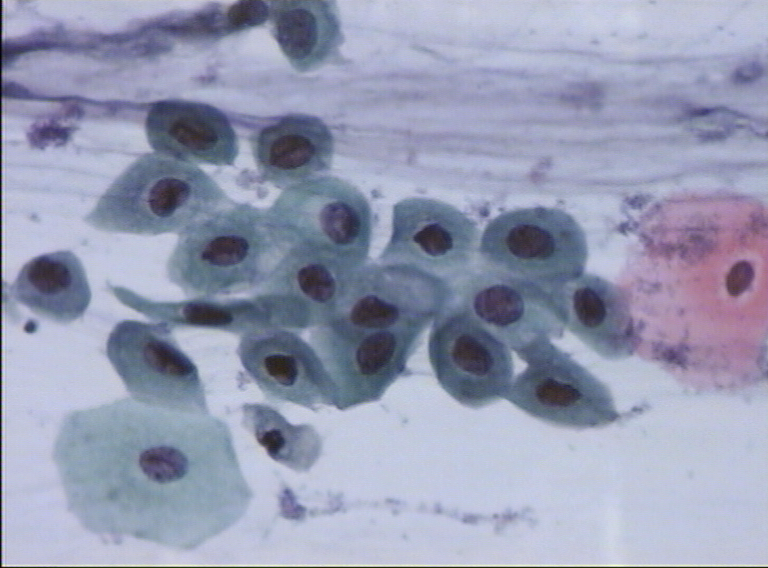
#> input picture para02.BMP, 768 x 568 px, given as the content of the folder C:/Users/Soham Dutta/Desktop/Pictures/2-01-2019/40X, which was not available
$ python Segmentation_green.py   (older library calls are emulated)
#> lines starting #> are read from the running program, lines starting #| are printed output that depends on the picture; after the words box and inside, x2 and y2 are one past the last pixel; in counts of white or black regions, pixels touching at a corner belong together; pictures that were not available may be replaced by others from this repository, and a replacement may not be noted
# -*- coding: utf-8 -*-
"""
Created on Fri Jan  3 18:49:53 2020

@author: Soham Dutta
"""

import matplotlib
import matplotlib.pyplot as plt
import numpy as np
import cv2
from skimage.transform import hough_ellipse
from scipy import ndimage
from skimage import data, color

from skimage import data
#from skimage.filters import threshold_multiotsu
from PIL import Image

#from fcmeans import FCM
from sklearn.datasets import make_blobs
from matplotlib import pyplot as plt
from seaborn import scatterplot as scatter

from skimage.feature import peak_local_max
from skimage.morphology import watershed
from astropy.convolution import MexicanHat2DKernel
from skimage.transform import hough_circle, hough_circle_peaks
from skimage.draw import circle_perimeter
from skimage.util import img_as_ubyte
from skimage.filters import threshold_otsu, threshold_local

import argparse
#import imutils
from skimage import util

from sklearn.mixture import GaussianMixture
from os import listdir
from os.path import isfile, join
import os


#import skfuzzy as fuzz

from PIL import Image
import numpy as np
import scipy.ndimage
import scipy.signal
import matplotlib.pyplot as plt
from skimage import color, io
path='C:/Users/Soham Dutta/Desktop/Pictures/2-01-2019/40X'

for i in os.listdir('C:/Users/Soham Dutta/Desktop/Pictures/2-01-2019/40X'):


    img=cv2.imread('C:/Users/Soham Dutta/Desktop/Pictures/2-01-2019/40X/'+str(i))
#> img is the input picture: shape (568, 768, 3); mean B, G, R 179, 154.8, 150
    row,col,n=img.shape
#> row = 568; col = 768; n = 3

    r1=img[:,:,0]
    g1=img[:,:,1]
    b1=img[:,:,2]
    #cv2.imwrite("D:/PAP/green_channel.jpg", g1)

    print(i)
    n=i[:-4]


    sobelx = cv2.Sobel(g1,cv2.CV_32F,1,0,ksize=3)
    sobely=  cv2.Sobel(g1,cv2.CV_32F,0,1,ksize=3)
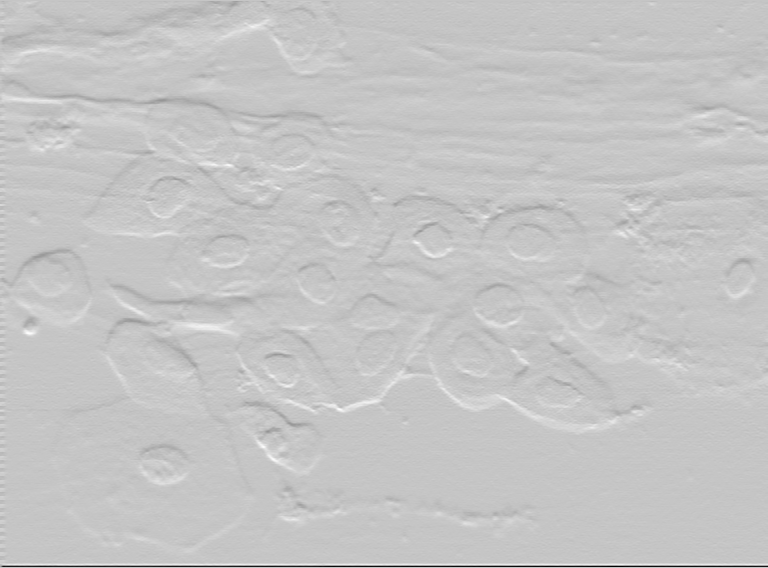
#> sobely: shape (568, 768) float32; min -852, max 248, mean -1; drawn with min black and max white
    sobel=sobelx+sobely
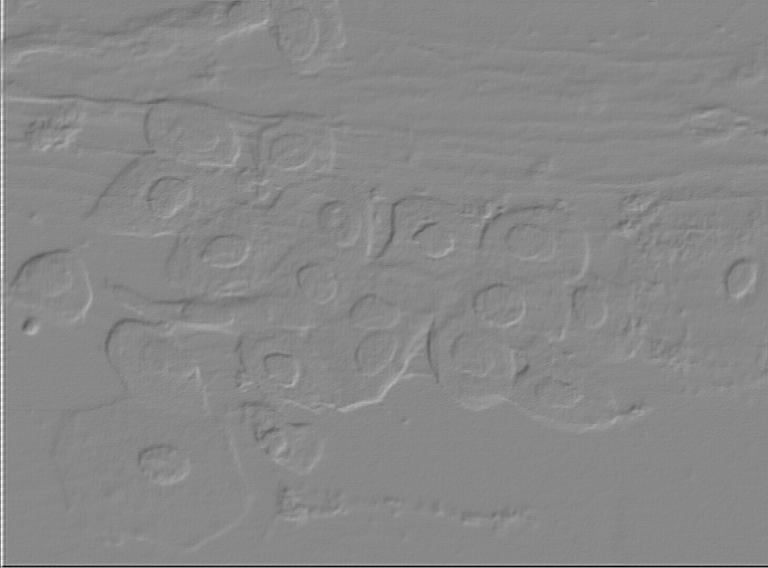
#> sobel: shape (568, 768) float32; min -860, max 748, mean 0.2; drawn with min black and max white
    #cv2.imwrite("D:/PAP/Sobel_Green.jpg", sobel)

    canny=cv2.Canny(g1,1,2)
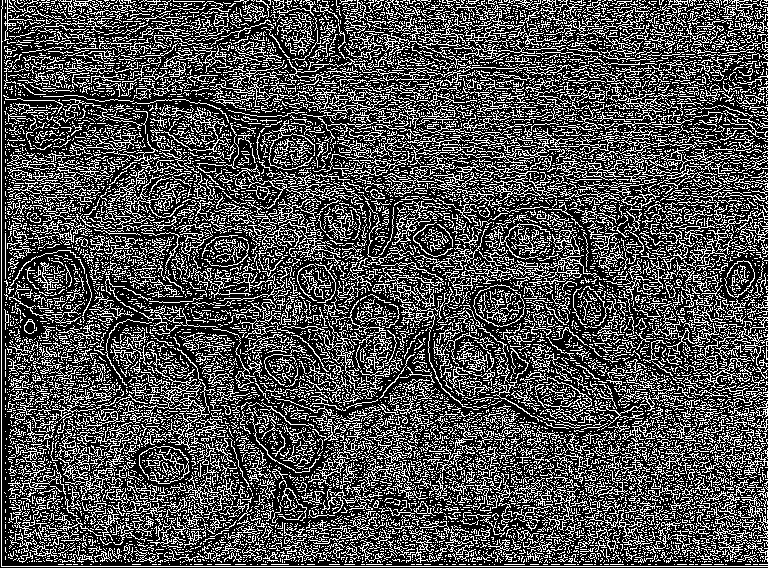
#> canny: shape (568, 768); 30.6% white in thin lines or dots
    #cv2.imwrite("D:/PAP/canny_edge_detector_green.jpg", canny)

    """Binarizing"""

    ret1,th1 = cv2.threshold(g1,0,255,cv2.THRESH_BINARY+cv2.THRESH_OTSU)
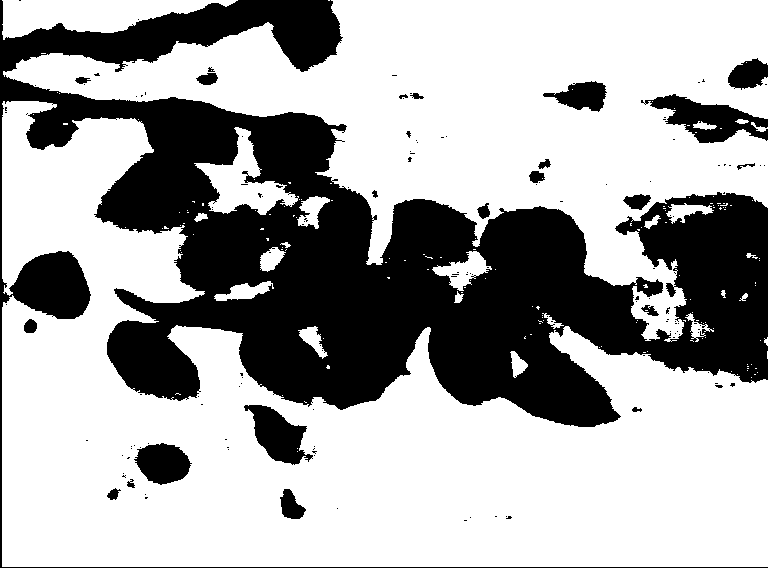
#> th1: shape (568, 768); 66.2% white; 148 black regions (124 under 20 px), largest, box (x1, y1, x2, y2) and area: (0, 0, 768, 568) 136667, (641, 94, 768, 143) 2822, (244, 405, 313, 465) 2135
#> ret1 = 142
    #cv2.imwrite("D:/PAP/otsu_green.jpg", th1)
    """phi = np.random.randn(2748,3584) # initial value for phi F = ... # some function dt = 1
    dt = 100
    F=1"""

    #dphi = {}
    #dphi_t = {}
    #dphi_norm = {}"""

    """for i in range(3):
        dphi = np.gradient(phi)
        dphi_norm = np.sqrt(np.sum(np.square(dphi), axis=0))
        phi = phi + dt * F * dphi_norm

        # plot the zero level curve of phi
        plt.contour(phi, 0)
        plt.show()"""


    def grad(x):
        return np.array(np.gradient(x))


    def norm(x, axis=0):
#> called with x = array of shape (2, 568, 768), axis = 0
        return np.sqrt(np.sum(np.square(x), axis=axis))


    def stopping_fun(x):
        return 1. / (1. + norm(grad(x))**2)


    # Smooth the image to reduce noise and separation between noise and edge becomes clear img_smooth = scipy.ndimage.filters.gaussian_filter(img, sigma)
    """img = io.imread('D:/PAP/2d_40X.png')
    img = color.rgb2gray(img)
    img = img - np.mean(img)"""


    img_smooth = scipy.ndimage.filters.gaussian_filter(th1,sigma=1)
    F = stopping_fun(img_smooth)
    """Fnew=F.astype('uint8')
    added_image=np.empty((row, col), dtype=np.uint8)
    for i in range(0,row):
        for j in range(0,col):

            added_image[i][j]=th1[i][j]*F[i][j]

    circles = cv2.HoughCircles(F,cv2.HOUGH_GRADIENT,1,10,param1=5,param2=10, minRadius = 1, maxRadius = 30)

    # Draw circles that are detected.


    for i in circles[0, :]:
            cv2.circle(Fnew,(i[0],i[1]),i[2],(255,0,0),5)
        # draw the center of the circle
            #cv2.circle(cimg,(i[0],i[1]),2,(255,0,0),3)
    cv2.imshow('detected circles',Fnew)
    cv2.waitKey(0)
    cv2.destroyAllWindows()"""

    """def default_phi(x):
        # Initialize surface phi at the border (5px from the border) of the image     # i.e. 1 outside the curve, and -1 inside the curve     phi = np.ones(x.shape[:2])
        phi = np.ones(x.shape[:2])
        phi[5:-5, 5:-5] = -1.
        return phi"""


    """dt = 1
    n_iter=5
    dphi = {}
    dphi_t = {}
    dphi_norm = {}"""
    """for i in range(n_iter):
        dphi = grad(phi)
        dphi_norm = norm(dphi)

        dphi_t = F * dphi_norm

        phi = phi + dt * dphi_t"""

    """for i in range(10):
        dphi = grad(phi)
        dphi_norm = norm(dphi)

        dphi_t = F * dphi_norm

        phi = phi + dt * dphi_t"""

    """watershed"""
    """D = ndimage.distance_transform_edt(th1)
    localMax = peak_local_max(D, indices=False, min_distance=20,
    	labels=th1)

    # perform a connected component analysis on the local peaks,
    # using 8-connectivity, then appy the Watershed algorithm
    markers = ndimage.label(localMax, structure=np.ones((3, 3)))[0]
    labels = watershed(-D, markers, mask=th1)
    cv2.imwrite("D:/PAP/watershed_green.jpg", labels)


    lab=labels.astype('uint8')

    plt.hist(lab.flatten(),256)
    plt.gca().set(title='Instensity', ylabel='Frequency');

    plt.show()

    ret3,th3  = cv2.threshold(lab,0,255,cv2.THRESH_BINARY+cv2.THRESH_OTSU)


    inv = np.zeros((row, col), dtype=np.uint8)
    for i in range(0,row):
        for j in range(0,col):
            if th3[i,j]==0:
                inv[i,j]=255
               # print(inv[i,j])
            elif th3[i,j]==1:
                inv[i,j]=0"""
    Final_output = np.empty((row, col, 3), dtype=np.uint8)
    added_image_r=np.empty((row, col), dtype=np.uint8)
    added_image_g=np.empty((row, col), dtype=np.uint8)
    added_image_b=np.empty((row, col), dtype=np.uint8)

    for i in range(0,row):
        for j in range(0,col):
            added_image_r[i][j]=F[i][j]*r1[i][j]
            added_image_g[i][j]=F[i][j]*g1[i][j]
            added_image_b[i][j]=F[i][j]*b1[i][j]
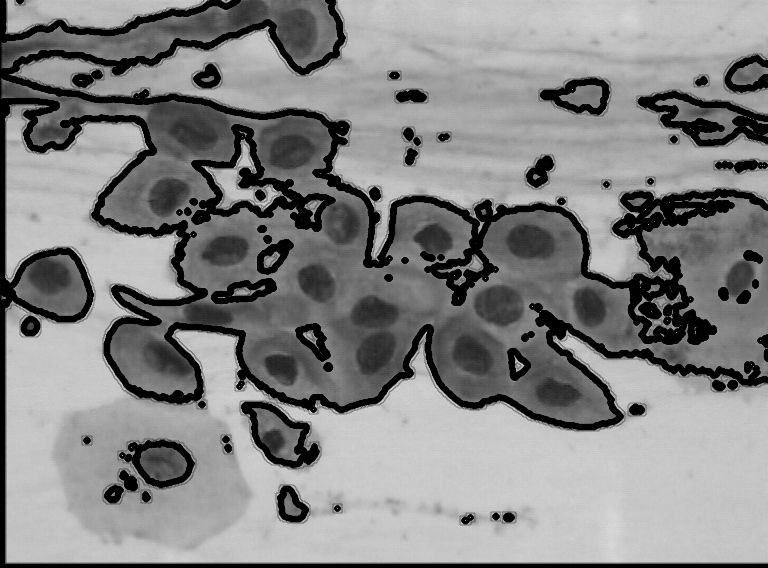
#> added_image_g: shape (568, 768); min 0, max 217, mean 132.3
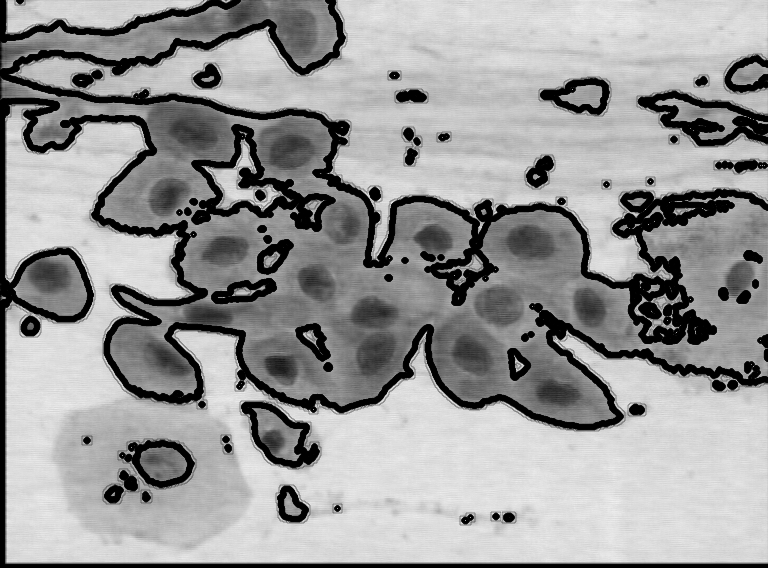
#> added_image_r: shape (568, 768); min 0, max 241, mean 152.8

    kernel = np.ones(shape=(3, 3),
                     dtype=np.uint8)


    Final_output[:,:,0]=added_image_r
    Final_output[:,:,1]=added_image_g
    Final_output[:,:,2]=added_image_b
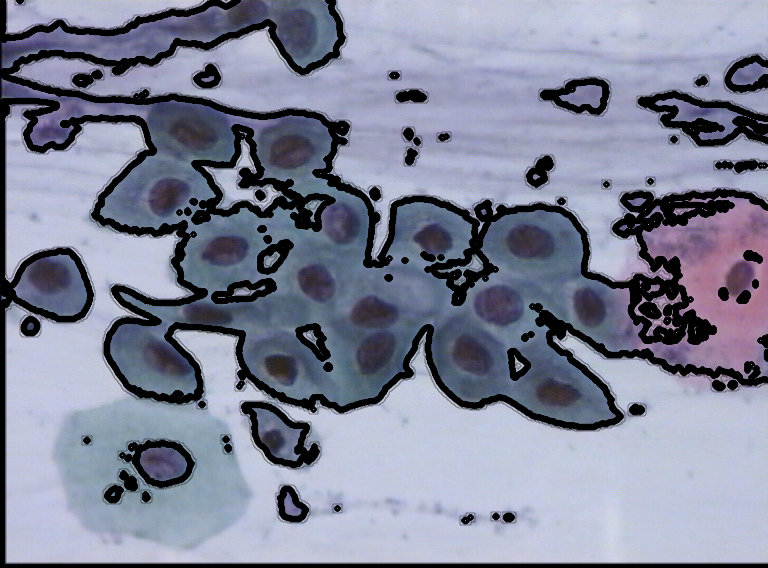
#> Final_output: shape (568, 768, 3); mean of channels 0, 1, 2 152.8, 132.3, 128.1; drawn as B, G, R
    #image_2= cv2.dilate(Final_output,kernel=kernel,iterations=5)
    #image_3= cv2.erode(Final_output,kernel=kernel,iterations=2)

    cv2.imwrite('C:/Users/Soham Dutta/Desktop/Pictures/2-01-2019/40X/'+n+"_output.jpg",Final_output )

    #cv2.imwrite("D:/PAP/superimposed_green_dilated.jpg",image_2 )

    #cv2.imwrite("D:/PAP/superimposed_green_eroded.jpg",image_3 )

    """im=th1.reshape(-1,1)
    gmm = GaussianMixture(n_components = 2, covariance_type='tied')

    gmm.fit(im)
    lab_1 = gmm.predict(im)
    lab_1=lab_1.reshape(row,col)

    kernel = np.ones((5,5),np.uint8)
    lab_2=lab_1.astype('uint8')

    erosion = cv2.erode(lab_2,kernel,iterations = 1)

    inv1=np.zeros((row, col), dtype=np.uint8)
    for i in range(0,row):
        for j in range(0,col):
            if erosion[i,j]==0:
                inv1[i,j]=0
               # print(inv[i,j])
            elif erosion[i,j]==1:
                inv1[i,j]=255"""

    """Applying watershed"""
    """D = ndimage.distance_transform_edt(inv1)
    localMax = peak_local_max(D, indices=False, min_distance=20,
    	labels=inv1)

    # perform a connected component analysis on the local peaks,
    # using 8-connectivity, then appy the Watershed algorithm
    markers = ndimage.label(localMax, structure=np.ones((3, 3)))[0]
    labels_1 = watershed(-D, markers, mask=inv1)
    cv2.imwrite("D:/PAP/inverse_watershed_green.jpg",labels_1 )

    Final_output_1 = np.empty((row, col, 3), dtype=np.uint8)
    added_image_r_1=np.empty((row, col), dtype=np.uint8)
    added_image_g_1=np.empty((row, col), dtype=np.uint8)
    added_image_b_1=np.empty((row, col), dtype=np.uint8)


    for i in range(0,row):
        for j in range(0,col):

            added_image_r_1[i][j]=inv1[i][j]*r1[i][j]
            added_image_g_1[i][j]=inv1[i][j]*g1[i][j]
            added_image_b_1[i][j]=inv1[i][j]*b1[i][j]


    Final_output_1[:,:,0]=added_image_r_1
    Final_output_1[:,:,1]=added_image_g_1
    Final_output_1[:,:,2]=added_image_b_1

    cv2.imwrite("D:/PAP/final_output_GMM_green.jpg",Final_output_1 )
    cv2.imwrite("D:/PAP/inverted_image.jpg",inv1 )"""

    """def default_phi(x):
        # Initialize surface phi at the border (5px from the border) of the image     # i.e. 1 outside the curve, and -1 inside the curve
        phi = np.ones(x.shape[:2])
        return phi

    def curvature(f):
        fy, fx = grad(f)
        norm = np.sqrt(fx*2 + fy*2)
        Nx = fx / (norm + 1e-8)
        Ny = fy / (norm + 1e-8)
        return div(Nx, Ny)


    def div(fx, fy):
        fyy, fyx = grad(fy)
        fxy, fxx = grad(fx)
        return fxx + fyy


    def dot(x, y, axis=0):
        return np.sum(x * y, axis=axis)


    def grad(x):
        return np.array(np.gradient(x))


    def norm(x, axis=0):
        return np.sqrt(np.sum(np.square(x), axis=axis))


    def stopping_fun(x):
        return 1. / (1. + norm(grad(x))**2)


    img = io.imread('D:/PAP/2d_40X.png')
    img = color.rgb2gray(img)
    img = img - np.mean(img)
    sigma=.5
    # Smooth the image to reduce noise and separation between noise and edge becomes clear
    img_smooth = scipy.ndimage.filters.gaussian_filter(img, sigma)

    F = stopping_fun(img_smooth)


    v = 1.
    dt = 1.
    alpha =100
    g = stopping_fun(img_smooth)
    dg = grad(g)
    dphi = {}
    dphi_t = {}
    phi = default_phi(img)

    for i in range(1):
        dphi = grad(phi)
        dphi_norm = norm(dphi)
        kappa = curvature(phi)
        smoothing = g * kappa * dphi_norm
        balloon = g * dphi_norm * v
        attachment = dot(dphi, dg)

        dphi_t = smoothing + balloon + attachment

        phi = phi + dt * dphi_t
    """
